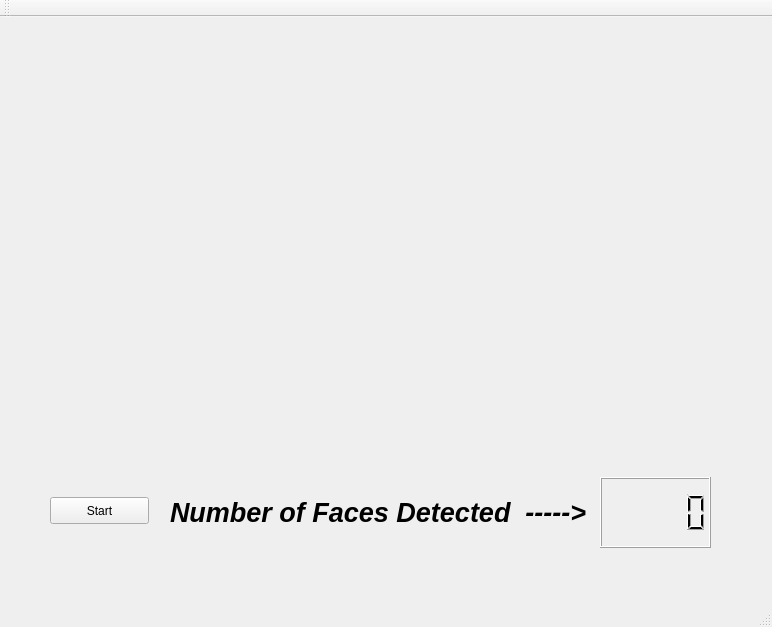
<?xml version="1.0" encoding="UTF-8"?>
<ui version="4.0">
 <class>MainWindow</class>
 <widget class="QMainWindow" name="MainWindow">
  <property name="geometry">
   <rect>
    <x>0</x>
    <y>0</y>
    <width>772</width>
    <height>627</height>
   </rect>
  </property>
  <property name="sizePolicy">
   <sizepolicy hsizetype="Maximum" vsizetype="Maximum">
    <horstretch>0</horstretch>
    <verstretch>0</verstretch>
   </sizepolicy>
  </property>
  <property name="windowTitle">
   <string>MainWindow</string>
  </property>
  <widget class="QWidget" name="centralWidget">
   <widget class="QPushButton" name="pushButton">
    <property name="geometry">
     <rect>
      <x>50</x>
      <y>480</y>
      <width>99</width>
      <height>27</height>
     </rect>
    </property>
    <property name="text">
     <string>Start</string>
    </property>
   </widget>
   <widget class="QVTKWidget" name="QVTKwidget" native="true">
    <property name="geometry">
     <rect>
      <x>70</x>
      <y>10</y>
      <width>621</width>
      <height>421</height>
     </rect>
    </property>
    <property name="sizePolicy">
     <sizepolicy hsizetype="Maximum" vsizetype="Maximum">
      <horstretch>0</horstretch>
      <verstretch>0</verstretch>
     </sizepolicy>
    </property>
    <property name="maximumSize">
     <size>
      <width>621</width>
      <height>421</height>
     </size>
    </property>
   </widget>
   <widget class="QLCDNumber" name="lcdNumber">
    <property name="geometry">
     <rect>
      <x>600</x>
      <y>460</y>
      <width>111</width>
      <height>71</height>
     </rect>
    </property>
    <property name="font">
     <font>
      <pointsize>20</pointsize>
      <weight>75</weight>
      <italic>true</italic>
      <bold>true</bold>
     </font>
    </property>
    <property name="autoFillBackground">
     <bool>true</bool>
    </property>
   </widget>
   <widget class="QLabel" name="label">
    <property name="geometry">
     <rect>
      <x>170</x>
      <y>460</y>
      <width>431</width>
      <height>71</height>
     </rect>
    </property>
    <property name="font">
     <font>
      <pointsize>20</pointsize>
      <weight>75</weight>
      <italic>true</italic>
      <bold>true</bold>
     </font>
    </property>
    <property name="text">
     <string>Number of Faces Detected  -----&gt;</string>
    </property>
   </widget>
  </widget>
  <widget class="QMenuBar" name="menuBar">
   <property name="geometry">
    <rect>
     <x>0</x>
     <y>0</y>
     <width>772</width>
     <height>25</height>
    </rect>
   </property>
  </widget>
  <widget class="QToolBar" name="mainToolBar">
   <attribute name="toolBarArea">
    <enum>TopToolBarArea</enum>
   </attribute>
   <attribute name="toolBarBreak">
    <bool>false</bool>
   </attribute>
  </widget>
  <widget class="QStatusBar" name="statusBar"/>
 </widget>
 <layoutdefault spacing="6" margin="11"/>
 <customwidgets>
  <customwidget>
   <class>QVTKWidget</class>
   <extends>QWidget</extends>
   <header>QVTKWidget.h</header>
   <container>1</container>
  </customwidget>
 </customwidgets>
 <resources/>
 <connections/>
</ui>
